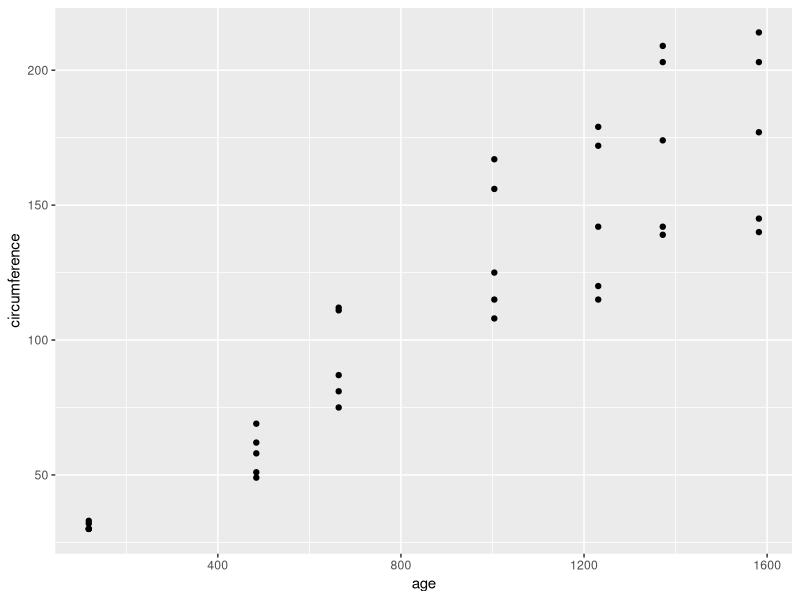
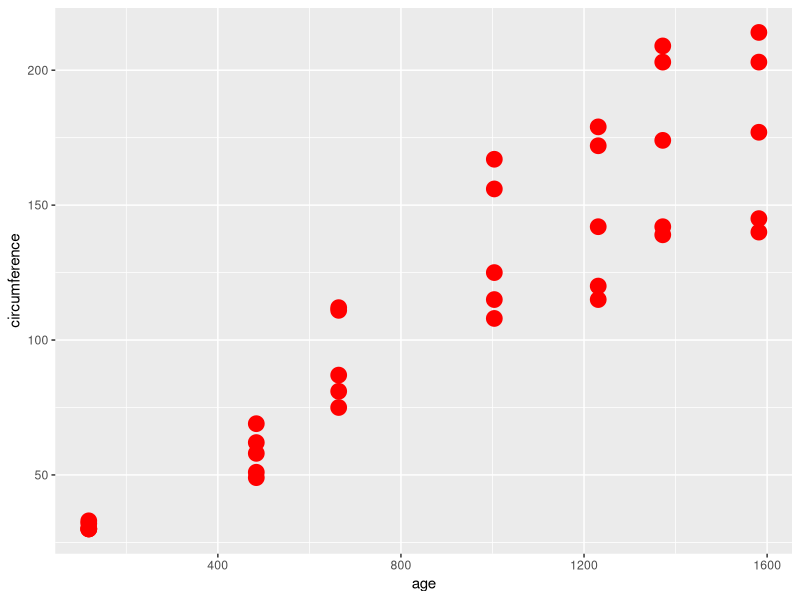
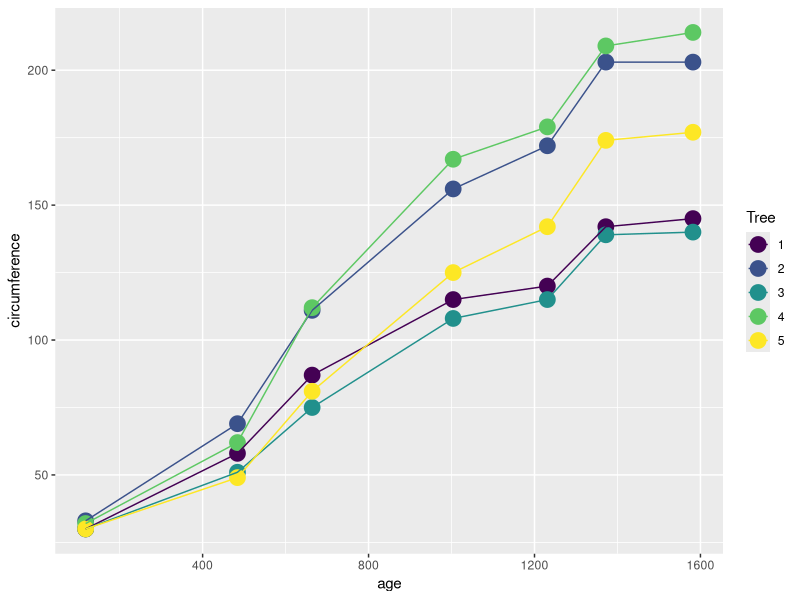
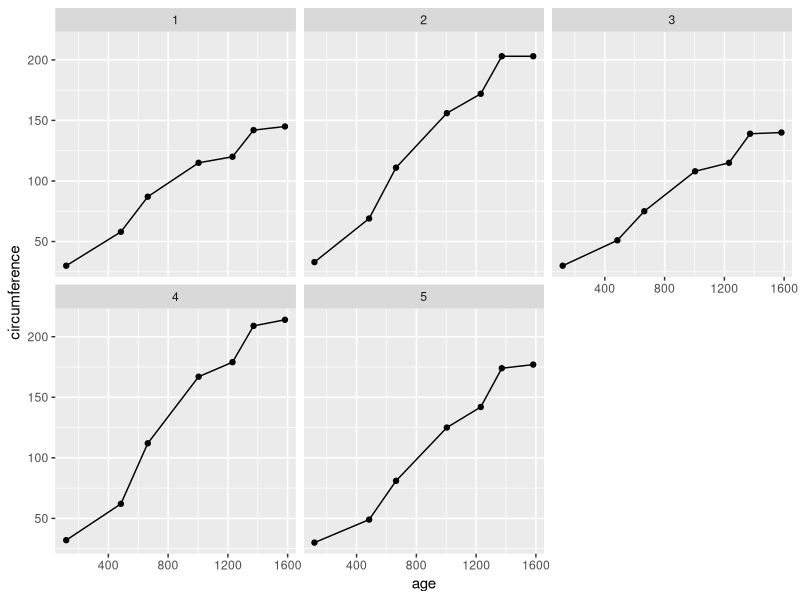
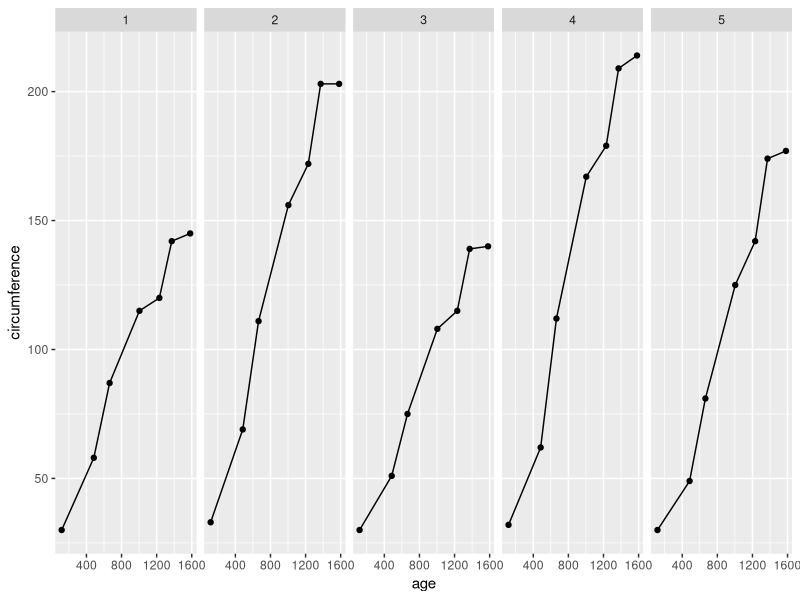
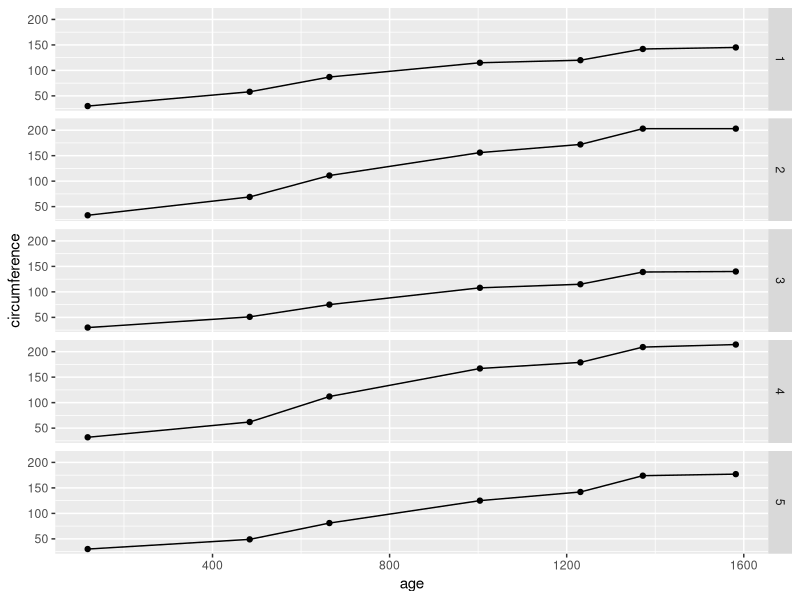
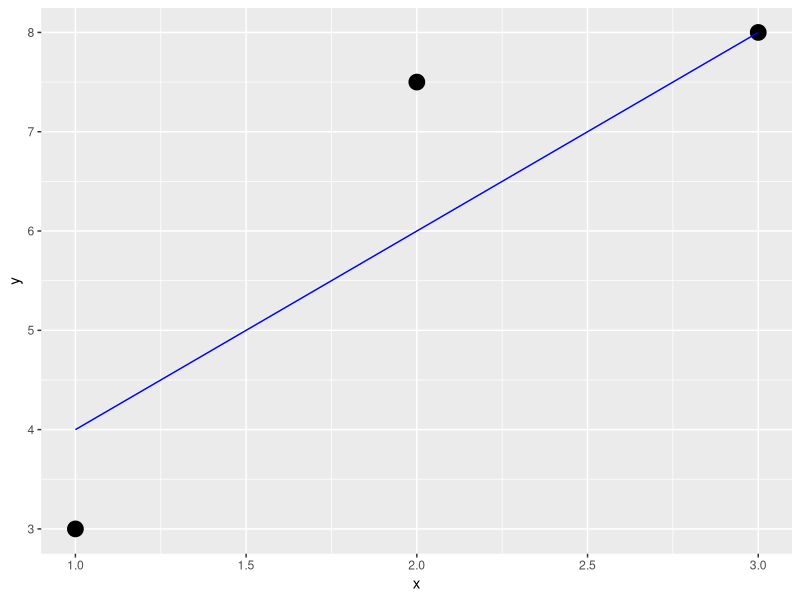
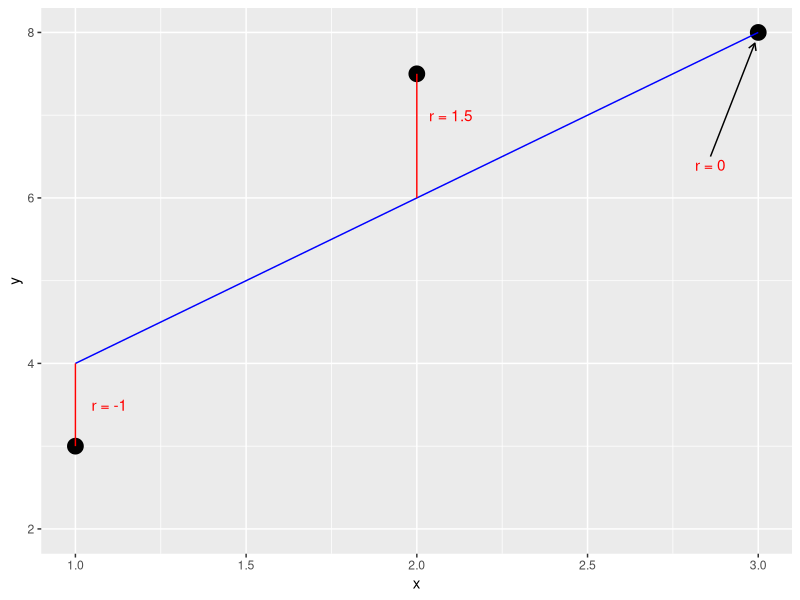

Here is the R script that generated these plots, in order:
## ---- chunk 1
library(tidyverse)

Orange$Tree = factor(Orange$Tree, levels = c("1", "2", "3", "4", "5"))
## ---- chunk 2
Orange[c(1:3, 8:10),] # "Orange" is one of many of R's built-in datasets! You can see them all using data().
## ---- chunk 3
ggplot(data = Orange, mapping = aes(x = age, y = circumference)) + 
  
  # Start every plot with ggplot(data, aesthetics)
  # Aesthetics which are listed here, called "global" aesthetics, will apply to any geometry functions added below
  
  geom_point()

## ---- chunk 4
ggplot(data = Orange, mapping = aes(x = age, y = circumference)) + 
  
  # If I want to change a property of the geometry on the plot, (e.g. its color or size) in a constant way across the entire plot (e.g. make every point red and large) we do NOT list those in aes().
  
  geom_point(color = "red", size = 5)
## ---- chunk 5
ggplot(data = Orange, mapping = aes(x = age, y = circumference, color = Tree)) + 
  
  # If I want to change a property of the geometry based on a VARIABLE IN THE DATASET (e.g. color each point by the individual tree identifier), that is done by aes().
  
  geom_point(size = 5) + 
  geom_line()

  # ggplot automatically creates the appropriate legend when you specify a variable aesthetic.
## ---- chunk 6
ggplot(data = Orange, mapping = aes(x = age, y = circumference)) +
  geom_point() +
  geom_line() +
  
  # In some scenarios, it may be useful to plot each tree on its own plot, rather than all of them together. facet_wrap() takes in a single CATEGORICAL variable, splits the dataset into multiple datasets based on the levels of that categorical variable, and plots them all separately.
  
  facet_wrap(vars(Tree))

# facet_wrap will do its best to choose a reasonable number of rows and columns.

## ---- chunk 7
ggplot(data = Orange, mapping = aes(x = age, y = circumference)) +
  geom_point() +
  geom_line() +
  
  facet_grid(. ~ Tree)

# facet_grid(rows ~ cols) allows you to specify alternate layouts
## ---- chunk 8
ggplot(data = Orange, mapping = aes(x = age, y = circumference)) +
  geom_point() +
  geom_line() +
  
  facet_grid(Tree ~ .)
## ---- chunk 9
x = data.frame(x = c(1, 2, 3), y = c(3, 7.5, 8), yhat = 2*c(1,2,3) + 2)

ggplot(x, aes(x, y)) +
  geom_point(size = 5) +
  geom_line(aes(x, yhat), color = "blue")
## ---- chunk 10
ggplot(x, aes(x, y)) +
  xlim(1, 3) +
  ylim(2, 8) +
  geom_point(size = 5) +
  geom_line(aes(x, yhat), color = "blue") +
  
  annotate("segment", x = 1, xend = 1, y = 4, yend = 3, color = "red") +
  annotate("segment", x = 2, xend = 2, y = 6, yend = 7.5, color = "red") +
  annotate("segment", x = 2.86, xend = 2.99, y = 6.5, yend = 7.87, arrow = arrow(ends = "last", length = unit(.2, "cm"))) +
  annotate("text", x = 1.1, y = 3.5, label = "r = -1", color = "red") +
  annotate("text", x = 2.1, y = 7, label = "r = 1.5", color = "red") +
  annotate("text", x = 2.86, y = 6.4, label = "r = 0", color = "red")
## ---- chunk 11
Orange$residualsBad = mean(Orange$circumference) - Orange$circumference

ggplot(Orange, aes(age, circumference, size = abs(residualsBad))) +
  geom_point() +
  geom_hline(yintercept = mean(Orange$circumference), color = "blue") +
  theme(
    legend.position = "none"
  )
## ---- chunk 12
ggplot(Orange, aes(x = residualsBad)) +
  geom_histogram(fill = "papayawhip", color = "black", bins = 8) +
  xlim(c(-100, 100)) +
  ylim(c(0, 15))
## ---- chunk 13
ggplot(Orange, aes(x = residualsBad)) +
  geom_density(fill = "papayawhip")
## ---- chunk 14
model = lm(circumference ~ age, Orange)

Orange$residuals = model$residuals

ggplot(Orange, aes(age, circumference, size = abs(residuals))) +
  geom_point() +
  geom_smooth(method = "lm", se = F) +
  scale_size_continuous(limits = c(0, 100)) +
  theme(
    legend.position = "none"
  )
## ---- chunk 15
ggplot(Orange, aes(x = residuals)) +
  geom_histogram(fill = "papayawhip", color = "black", bins = 8) +
  xlim(c(-100, 100))
## ---- chunk 16
ggplot(Orange, aes(x = residuals)) +
  geom_density(fill = "papayawhip") +
  xlim(c(-100, 100))
